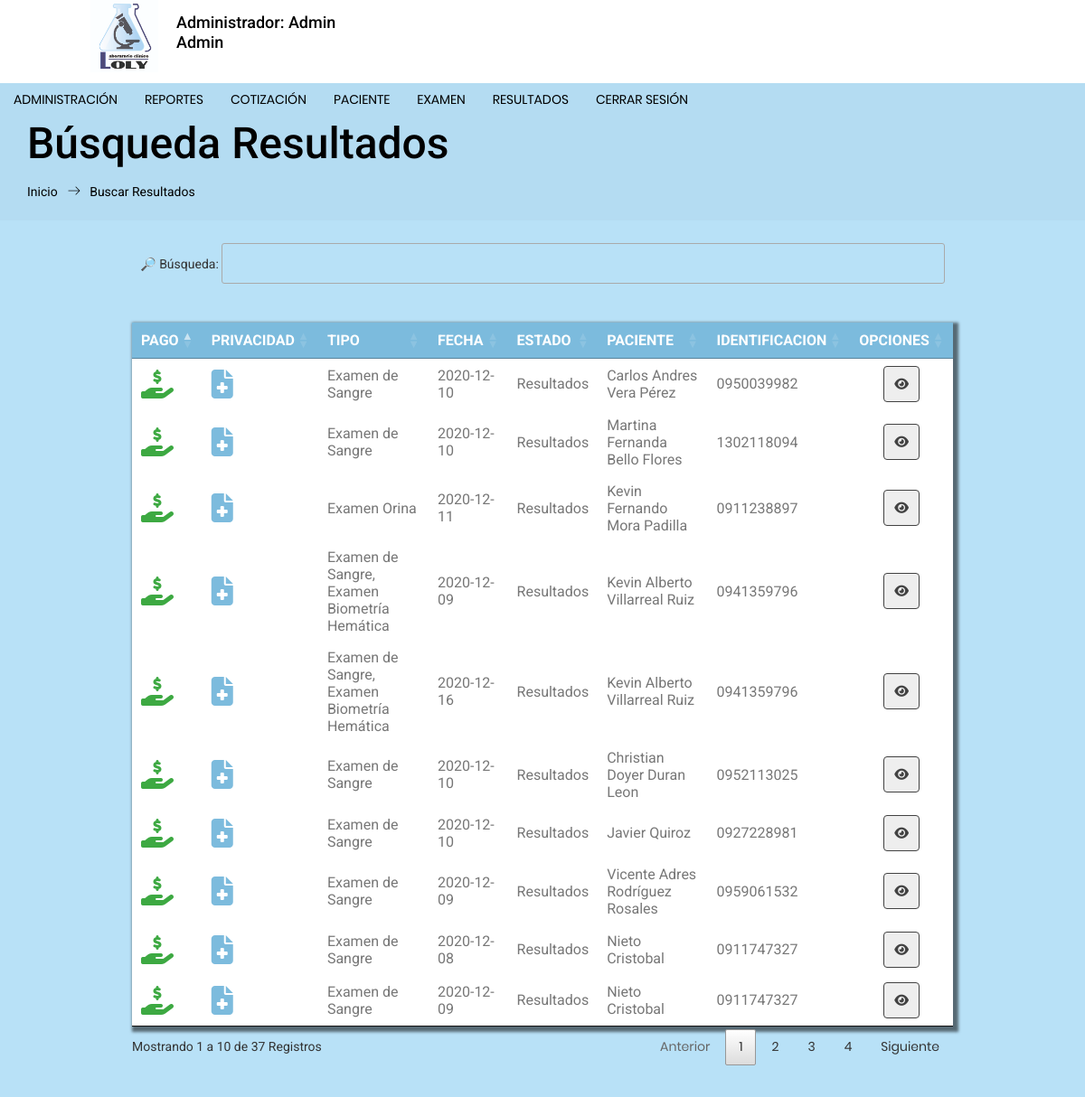
Page /forms/buscar_resultados.php (signed in) on the earlier database version.
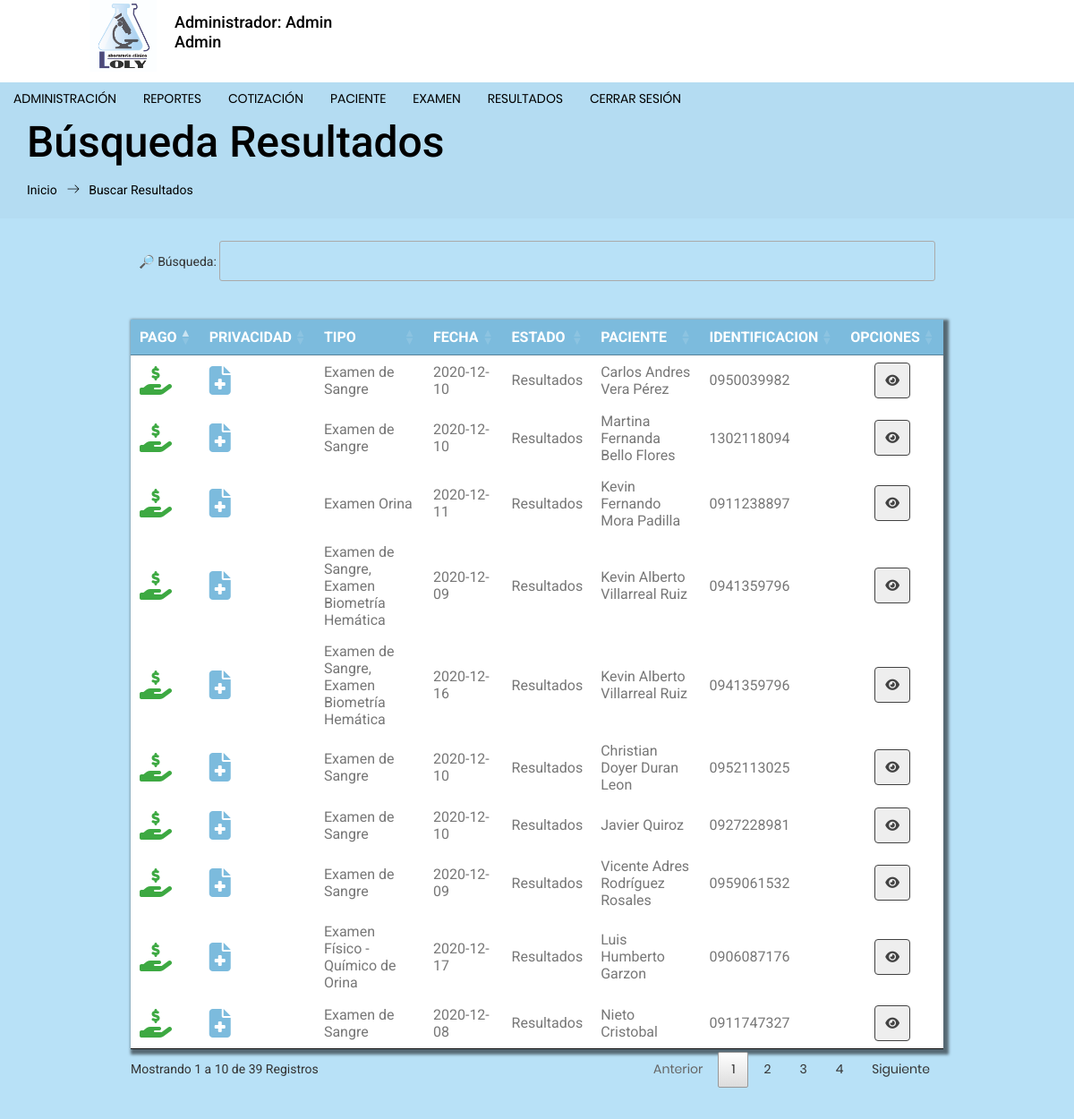
Same page on the later database version.
### tables this page shows
CREATE TABLE `cabecera_examen` (
  `cabecera_exa_id` int(11) NOT NULL AUTO_INCREMENT,
  `fecha_ingreso_exa` timestamp NOT NULL DEFAULT CURRENT_TIMESTAMP,
  `fecha_modificacion_exa` timestamp NOT NULL DEFAULT CURRENT_TIMESTAMP,
  `tipo_examen` varchar(300) NOT NULL,
  `precio_examen` varchar(15) NOT NULL,
  `doctor_externo` varchar(150) NOT NULL,
  `tipo_pago` varchar(30) NOT NULL,
  `abono` varchar(30) NOT NULL,
  `estado_exa_id` int(11) NOT NULL,
  `id_paciente` int(11) NOT NULL,
  PRIMARY KEY (`cabecera_exa_id`),
  KEY `estado_exa_id` (`estado_exa_id`),
  KEY `id_paciente` (`id_paciente`)
);

CREATE TABLE `estado_examen` (
  `estado_exa_id` int(11) NOT NULL AUTO_INCREMENT,
  `estado_exa_dscrp` varchar(150) NOT NULL,
  PRIMARY KEY (`estado_exa_id`)
);

CREATE TABLE `paciente` (
  `id_paciente` int(11) NOT NULL AUTO_INCREMENT,
  `fecha_ingreso` date NOT NULL,
  `fecha_modificacion` date NOT NULL,
  `nombres` varchar(250) NOT NULL,
  `apellidos` varchar(250) NOT NULL,
  `tipo_identificacion` int(11) NOT NULL,
  `identificacion` varchar(30) NOT NULL,
  `fecha_nacimiento` date NOT NULL,
  `edad` int(11) NOT NULL,
  `telefono` varchar(20) NOT NULL,
  `celular` varchar(20) NOT NULL,
  `correo` varchar(200) NOT NULL,
  `direccion` varchar(300) NOT NULL,
  `observacion` text NOT NULL,
  `paciente_usuario` varchar(250) NOT NULL,
  `paciente_clave` varchar(50) NOT NULL,
  `sexo` int(11) NOT NULL,
  `tipo_paciente` int(11) NOT NULL,
  `estado` int(11) NOT NULL,
  PRIMARY KEY (`id_paciente`),
  KEY `sexo` (`sexo`,`tipo_paciente`),
  KEY `tipo_identificacion` (`tipo_identificacion`),
  KEY `estado` (`estado`)
);

### forms/buscar_resultados.php (the view, shortened to what this page needs)
<?php include("cabecera.php"); ?>
<?php include("menu2.php"); ?>
<section class="banner_area">
  <div class="banner_inner d-flex align-items-center">
    <div class="container" >
      <div class="banner_content text-left">
        <h2 style="color: #000000">Búsqueda Resultados</h2>
        <div class="page_link">
          <a style="color: #000000" href="inicio.php">Inicio</a>
          <a style="color: #000000" href="buscar_resultados.php">Buscar Resultados</a>
        </div>
      </div>
    </div>
  </div>
</section>
<div class="container-login100" style="background: #B8E1F7;">
    <div class="table-responsive">
            <div class="cont_tabla">
              <table class="tabla" >
                  <thead>
                    <tr>
                      <th>PAGO</th>
                      <th>PRIVACIDAD</th>
                      <th>TIPO</th>
                      <th>FECHA</th>
                      <th>ESTADO</th>
                      <th>PACIENTE</th>
                      <th>IDENTIFICACION</th>
                      <th>OPCIONES</th>
                    </tr>
                  </thead>
                  <tr>
                  <?php
                    $consulta3=mysqli_query($con,"SELECT * from paciente P inner join estado E on P.estado=E.id_estado inner join sexo S on P.sexo=S.id_sexo WHERE estado='1'");
                    while($row3=mysqli_fetch_array($consulta3)){
                      $idpac=$row3['id_paciente'];
                    $consulta4=mysqli_query($con,"SELECT * FROM cabecera_examen C INNER JOIN estado_examen ES ON C.estado_Exa_id=ES.estado_exa_id INNER JOIN paciente P ON C.id_paciente=P.id_paciente INNER JOIN estado E on P.estado=E.id_estado INNER JOIN sexo S on P.sexo=S.id_sexo WHERE C.id_paciente='$idpac' AND P.estado='1' AND C.estado_exa_id='1'");
                    while($row4=mysqli_fetch_array($consulta4)){
                      $cabexa=$row4['cabecera_exa_id'];
                      $fecha=explode(' ', $row4['fecha_ingreso_exa']);
                      $fechan=$fecha[0];
                      $partes = explode('*', $row4['tipo_examen']);
                      $conjunto = implode(', ', $partes);
                      $dtpri=0;
                      $consulta5=mysqli_query($con,"SELECT * FROM cabecera_resultado CR INNER JOIN cabecera_examen CE ON CR.cabecera_exa_id=CE.cabecera_exa_id WHERE CE.cabecera_exa_id='$cabexa'");
                      while($row5=mysqli_fetch_array($consulta5)){
                      if ($row5['privacidad']=='2') {
                          $dtpri=1;
                      }
                    }
                  ?>
                    <td><i class="fas fa-hand-holding-usd fa-2x" <?php if ($row4['tipo_pago']=='2'){ echo 'style="color:#DC2E2E;" title="Adeuda"'; }else{echo 'style="color:#3DA942;" title="Pagado"'; } ?> ></i></td>
                    <td><i class="fas fa-file-medical fa-2x" <?php if ($dtpri==1){ echo 'style="color:#D88213;" title="Privado"'; }else{echo 'style="color:#7cbbdd;" title="Normal"'; } ?>  ></i></td>
                    <td><?php echo $conjunto; ?> </td>
                    <td><?php echo $fechan; ?> </td>
                    <td><?php echo $row4['estado_exa_dscrp']; ?> </td>
                    <td><?php echo $row4['nombres']." ".$row3['apellidos']; ?> </td>
                    <td><?php echo $row4['identificacion']; ?> </td>
                    <td>
                        <div class="cont_tbn_tb">
                          <a href="lista_resultados.php?idc=<?php echo $row4['cabecera_exa_id']; ?>&idp=<?php echo $idpac; ?>">
                            <button type="button" title="Imprimir Examenes" class="modificar" name="button"><i class="fas fa-eye" aria-hidden="true"></i></button>
                          </a>
                        </div>
                    </td>
                  </tr>
                  <?php } }?>
              </table>
            </div>
        </div>
  </div>
</body>
</html>

### forms/cabecera.php (shortened to what this page needs)
<?php
	if (isset($_SESSION['ID_usu'])){
		$nombre= $_SESSION['NU'];
		$rol = $_SESSION['NOM_rol'];
	}else{
		header("Location:../index.php");
	}
?>
<html lang="en">
<head>
	<link rel="stylesheet" href="https://use.fontawesome.com/releases/v5.1.0/css/all.css">
	<link rel="stylesheet" type="text/css" href="vendor/bootstrap/css/bootstrap.min.css">
	<link rel="stylesheet" type="text/css" href="fonts/font-awesome-4.7.0/css/font-awesome.min.css">
	<link rel="stylesheet" type="text/css" href="fonts/iconic/css/material-design-iconic-font.min.css">
	<link rel="stylesheet" type="text/css" href="vendor/animate/animate.css">
	<link rel="stylesheet" type="text/css" href="vendor/css-hamburgers/hamburgers.min.css">
	<link rel="stylesheet" type="text/css" href="vendor/animsition/css/animsition.min.css">
	<link rel="stylesheet" type="text/css" href="vendor/select2/select2.min.css">
	<link rel="stylesheet" type="text/css" href="vendor/daterangepicker/daterangepicker.css">
	<link rel="stylesheet" type="text/css" href="css/util.css">
	<link rel="stylesheet" type="text/css" href="css/main.css">
	<link rel="stylesheet" type="text/css" href="css/ingreso_resultados.css">
	<link rel="stylesheet" href="../css/bootstrap.css">
	<link rel="stylesheet" href="../vendors/linericon/style.css">
	<link rel="stylesheet" href="../css/font-awesome.min.css">
	<link rel="stylesheet" href="../vendors/owl-carousel/owl.carousel.min.css">
	<link rel="stylesheet" href="../vendors/lightbox/simpleLightbox.css">
	<link rel="stylesheet" href="../vendors/nice-select/css/nice-select.css">
	<link rel="stylesheet" href="../vendors/animate-css/animate.css">
	<link rel="stylesheet" href="../vendors/jquery-ui/jquery-ui.css">
	<link rel="stylesheet" href="../css/style.css">
	<link rel="stylesheet" href="../css/responsive.css">
    <link rel="stylesheet" href="../../css/responsive-tables.css">
    <link  href="//cdn.datatables.net/1.10.20/css/jquery.dataTables.min.css" rel="stylesheet">
    <link href="//maxcdn.bootstrapcdn.com/font-awesome/4.1.0/css/font-awesome.min.css" rel="stylesheet">
    <link rel="stylesheet" href="css/jquery.dataTables.min.css">
	<link rel="stylesheet" type="text/css" href="css/sweetalert2.min.css">
</head>

### forms/menu2.php (shortened to what this page needs)
<?php
$perfil = $_SESSION['ID_perfil'];
?>
<link rel="stylesheet" href="estilos.css">
    <nav class="menu">
    <div class="mlogo">
      <a href="inicio.php"><img src="../img/labo.png"  width="75" height="80" alt="" style="margin-right: 20px;"></a> <h4><?php echo $rol.": ".$nombre; ?> </h4>
    </div>
    <ul class="nav" id="nav">
<?php  if ($perfil == 1){ ?>
                  <li class="" >
                    <a href="#" >ADMINISTRACIÓN</a>
                  </li>
                  <li >
                    <a href="#" >REPORTES</a>
                  </li>
<?php } ?>
<?php  if ($perfil == 1 || $perfil >=3){ ?>
                  <li>
                    <a href="" >COTIZACIÓN</a>
                  </li>
<?php } ?>
<?php  if ($perfil >= 1){ ?>
                  <li>
                    <a href="#" >PACIENTE</a>
                  </li>
                  <li class="nav-item submenu dropdown">
                    <a href="#" >EXAMEN</a>
                  </li>
<?php  } ?>
<?php  if ($perfil == 1 || $perfil == 2){ ?>
                  <li class="nav-item submenu dropdown">
                    <a href="#" >RESULTADOS</a>
                  </li>
<?php  } ?>
                  <li >
                    <a  href="app/cerrarsesion.php">CERRAR SESIÓN</a>
                  </li>
    </ul>
</nav>

### forms/css/main.css (style rules this page uses)
* { margin: 0px; padding: 0px; box-sizing: border-box; }
body, html { height: 100%; font-family: Poppins-Regular, sans-serif; }
a { font-family: Poppins-Regular; font-size: 14px; line-height: 1.7; color: #666666; margin: 0px; transition: all 0.4s; -webkit-transition: all 0.4s; -o-transition: all 0.4s; -moz-transition: all 0.4s; }
h1,h2,h3,h4,h5,h6 { margin: 0px; }
ul, li { margin: 0px; list-style-type: none; }
button { outline: none !important; border: none; background: transparent; }
.container-login100 { width: 100%; min-height: 100vh; display: -webkit-box; display: -webkit-flex; display: -moz-box; display: -ms-flexbox; display: flex; flex-wrap: wrap; justify-content: center; align-items: center; padding: 15px; background-repeat: no-repeat; background-position: center; background-size: cover; }

### css/responsive-tables.css (style rules this page uses)
table th { font-weight: bold; }
table td, table th { padding: 9px 10px; text-align: left; }

### forms/estilos.css (style rules this page uses)
.menu { margin: auto; width:100%; font-family:serif; height: 150px; padding-top: 10px; display: flex; flex-wrap:wrap; justify-content: space-between; background-color: #fff; z-index: 50; color: #000; position: fixed; }
ul, ol { list-style: none; }
.mlogo { width: 35%; padding: 0; margin: 0; margin-top: -10px; padding-left: 100px; margin-bottom: -6px; display:flex; align-items: center; }
.nav { margin-right: 50px; }
.nav li a { text-decoration: none; color: #000; padding: 10px 15px; display: block; }
.nav > li { float: left; }

### forms/menu2.php (style rules this page uses)
.menu { height: 92px; }
.nav { padding-top: 15px; }
.mlogo { margin-top:; -5px; }

Differences in the rows shown:
added cabecera_examen: tipo_examen "Examen Físico - Químico de Orina", fecha_ingreso_exa "2020-12-17", estado_exa.estado_exa_dscrp "Resultados", id_paciente.nombres "Luis Humberto", id_paciente.apellidos "Garzon", id_paciente.identificacion "0906087176"
computed for paciente (number 9 of 9 on the later page): loses cabecera_examen (tipo_examen "Examen de Sangre", fecha_ingreso_exa "2020-12-09", estado_exa.estado_exa_dscrp "Resultados", id_paciente.nombres "Nieto", id_paciente.apellidos "Cristobal", id_paciente.identificacion "0911747327")
Other differences:
text written by a page script: "🔎 Búsqueda: Mostrando 1 a 10 de 37 Registros Anterior 1 2 3 4 Siguiente" → "🔎 Búsqueda: Mostrando 1 a 10 de 39 Registros Anterior 1 2 3 4 Siguiente"
